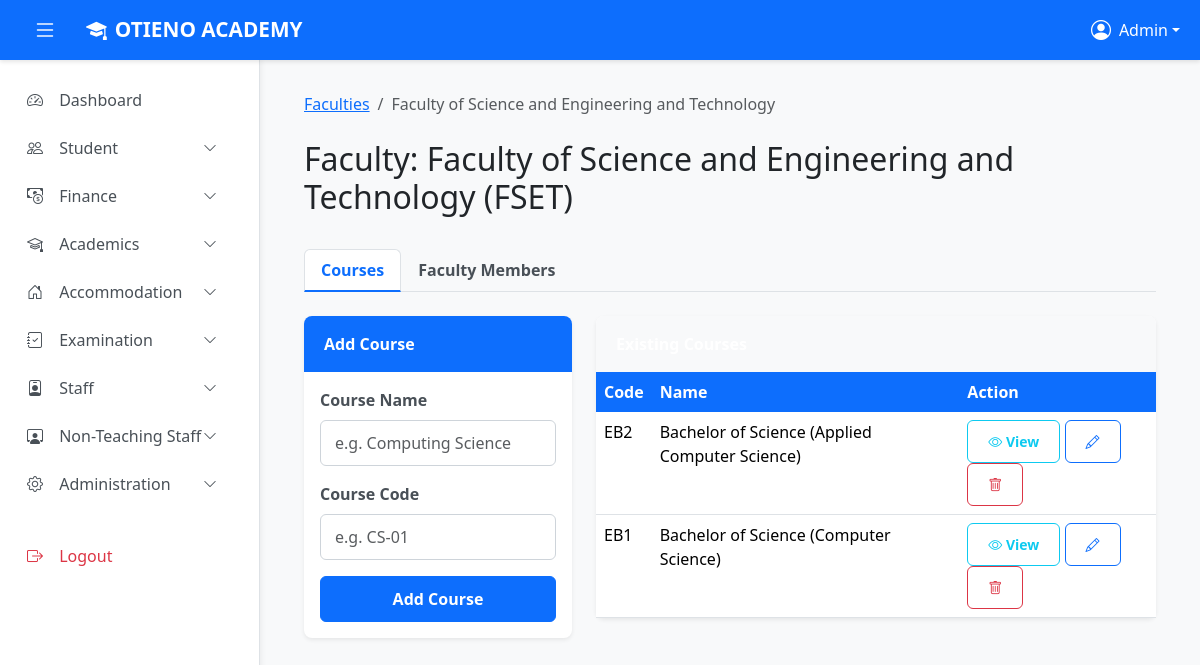
The page /admin/faculties/view.php?id=1 (signed in) on the database its author committed.
### tables this page shows
CREATE TABLE `faculties` (
  `id` int(11) NOT NULL AUTO_INCREMENT,
  `faculty_name` varchar(100) NOT NULL,
  `faculty_code` varchar(10) NOT NULL,
  `created_at` timestamp NOT NULL DEFAULT current_timestamp(),
  PRIMARY KEY (`id`),
  UNIQUE KEY `faculty_code` (`faculty_code`)
);

CREATE TABLE `courses` (
  `id` int(11) NOT NULL AUTO_INCREMENT,
  `faculty_id` int(11) NOT NULL,
  `course_name` varchar(150) NOT NULL,
  `course_code` varchar(20) NOT NULL,
  `level` enum('Certificate','Diploma','Bachelor','Masters','PhD') NOT NULL,
  `created_at` timestamp NOT NULL DEFAULT current_timestamp(),
  PRIMARY KEY (`id`),
  UNIQUE KEY `course_code` (`course_code`),
  CONSTRAINT `courses_ibfk_faculty` FOREIGN KEY (`faculty_id`) REFERENCES `faculties` (`id`) ON DELETE CASCADE
);

### app/Controllers/Admin/FacultyController.php (called while the page is built, shortened)
<?php
require_once __DIR__ . '/../../Models/Faculty.php';
require_once __DIR__ . '/../../Models/Program.php';
class FacultyController extends Controller {
    private $facultyModel;
    private $programModel;
    public function __construct() {
        $this->facultyModel = new Faculty();
        $this->programModel = new Program();
    }
    public function view($id) {
        $faculty = $this->facultyModel->getById($id);
        $faculty['programs'] = $this->programModel->getByFaculty($id);
        $faculty['staff'] = $this->facultyModel->getStaff($id);
        return $faculty;
    }
}

### app/Models/Model.php (called while the page is built, shortened)
<?php
class Model {
    public function __construct() {
        global $conn;
        $this->conn = $conn;
    }
}
?>

### app/Models/Faculty.php (called while the page is built, shortened)
<?php
require_once 'Model.php';
class Faculty extends Model {
    public function getById($id) {
        $stmt = $this->conn->prepare("SELECT * FROM faculties WHERE id = ?");
        $stmt->bind_param("i", $id);
        $stmt->execute();
        return $stmt->get_result()->fetch_assoc();
    }
    public function getStaff($faculty_id) {
        $stmt = $this->conn->prepare("SELECT fs.*, u.first_name, u.last_name, u.email FROM faculty_staff fs JOIN users u ON fs.user_id = u.id WHERE fs.faculty_id = ?");
        $stmt->bind_param("i", $faculty_id);
        $stmt->execute();
        return $stmt->get_result()->fetch_all(MYSQLI_ASSOC);
    }
}

### app/Models/Program.php (called while the page is built, shortened)
<?php
require_once 'Model.php';
class Program extends Model {
    public function getByFaculty($faculty_id) {
        $stmt = $this->conn->prepare("SELECT id, course_name as program_name, course_code as program_code FROM courses WHERE faculty_id = ? ORDER BY course_name ASC");
        $stmt->bind_param("i", $faculty_id);
        $stmt->execute();
        return $stmt->get_result()->fetch_all(MYSQLI_ASSOC);
    }
}

### admin/faculties/view.php (the view, shortened to what this page needs)
<?php
require_once '../../app/Controllers/Admin/FacultyController.php';
$facultyId = $_GET['id'] ?? null;
$facultyController = new FacultyController();
$faculty = $facultyController->view($facultyId);
?>
<!DOCTYPE html>
<html lang="en">
<head>
    <link href="https://cdn.jsdelivr.net/npm/bootstrap@5.3.3/dist/css/bootstrap.min.css" rel="stylesheet">
    <link href="https://cdn.jsdelivr.net/npm/bootstrap-icons@1.11.3/font/bootstrap-icons.css" rel="stylesheet">
    <link href="../assets/main.css" rel="stylesheet"/>
</head>
<body>
    <?php include '../partials/top_navbar.php'; ?>
    <?php include '../partials/sidebar.php'; ?>
    <main class="main-content" id="mainContent">
        <div class="container-fluid">
            <nav aria-label="breadcrumb" class="mb-4">
                <ol class="breadcrumb">
                    <li class="breadcrumb-item"><a href="manage.php">Faculties</a></li>
                    <li class="breadcrumb-item active"><?php echo htmlspecialchars($faculty['faculty_name']); ?></li>
                </ol>
            </nav>
            <div class="row mb-4">
                <div class="col-12 d-flex justify-content-between align-items-center">
                    <h2>Faculty: <?php echo htmlspecialchars($faculty['faculty_name']); ?> (<?php echo htmlspecialchars($faculty['faculty_code']); ?>)</h2>
                </div>
            </div>
            <ul class="nav nav-tabs mb-4" id="facultyTabs" role="tablist">
                <li class="nav-item">
                    <button class="nav-link active" id="courses-tab" data-bs-toggle="tab" data-bs-target="#courses" type="button">Courses</button>
                </li>
                <li class="nav-item">
                    <button class="nav-link" id="staff-tab" data-bs-toggle="tab" data-bs-target="#staff" type="button">Faculty Members</button>
                </li>
            </ul>
            <div class="tab-content" id="facultyTabsContent">
                <div class="tab-pane fade show active" id="courses" role="tabpanel">
                    <div class="row">
                        <div class="col-lg-4">
                            <div class="card shadow-sm">
                                <div class="card-header bg-primary text-white">Add Course</div>
                                <div class="card-body">
                                    <form method="post">
                                        <div class="mb-3"><label class="form-label">Course Name</label><input type="text" name="program_name" class="form-control" placeholder="e.g. Computing Science" required></div>
                                        <div class="mb-3"><label class="form-label">Course Code</label><input type="text" name="program_code" class="form-control" placeholder="e.g. CS-01" required></div>
                                        <button class="btn btn-primary w-100">Add Course</button>
                                    </form>
                                </div>
                            </div>
                        </div>
                        <div class="col-lg-8">
                            <div class="card shadow-sm">
                                <div class="card-header bg-light">Existing Courses</div>
                                <div class="card-body p-0">
                                    <table class="table table-hover mb-0">
                                        <thead class="table-light"><tr><th>Code</th><th>Name</th><th>Action</th></tr></thead>
                                        <tbody>
                                            <?php foreach ($faculty['programs'] as $p): ?>
                                            <tr>
                                                <td><?php echo htmlspecialchars($p['program_code']); ?></td>
                                                <td><?php echo htmlspecialchars($p['program_name']); ?></td>
                                                <td>
                                                    <a href="../courses/view.php?id=<?php echo $p['id']; ?>" class="btn btn-sm btn-outline-info"><i class="bi bi-eye"></i> View</a>
                                                    <button class="btn btn-sm btn-outline-primary edit-program-btn"
                                                        data-bs-toggle="modal" data-bs-target="#editCourseModal"
                                                        data-id="<?php echo $p['id']; ?>"
                                                        data-name="<?php echo htmlspecialchars($p['program_name']); ?>"
                                                        data-code="<?php echo htmlspecialchars($p['program_code']); ?>"><i class="bi bi-pencil"></i></button>
                                                    <form method="post" class="d-inline" onsubmit="return confirm('Delete Course? All associated units will be removed.');">
                                                        <button class="btn btn-sm btn-outline-danger"><i class="bi bi-trash"></i></button>
                                                    </form>
                                                </td>
                                            </tr>
                                            <?php endforeach; ?>
                                        </tbody>
                                    </table>
                                </div>
                            </div>
                        </div>
                    </div>
                </div>
            </div>
        </div>
    </main>
</body>
</html>

### admin/assets/main.css (style rules this page uses)
:root { --sidebar-width: 260px; --navbar-height: 60px; }
body { background-color: #f8f9fa; font-family: 'Segoe UI', Tahoma, Geneva, Verdana, sans-serif; }
.main-content { margin-top: var(--navbar-height); margin-left: var(--sidebar-width); transition: margin-left 0.3s ease; padding: 2rem; }
.card { border: none; border-radius: 8px; box-shadow: 0 2px 4px rgba(0, 0, 0, 0.05); margin-bottom: 1.5rem; }
.card-header { background-color: #0d6efd; color: white; border: none; border-radius: 8px 8px 0 0 !important; padding: 1rem 1.25rem; font-weight: 600; }
.table thead th { background-color: #0d6efd; color: white; border: none; font-weight: 600; white-space: nowrap; }
.table tbody tr { transition: background-color 0.2s ease; }
.form-label { font-weight: 600; color: #495057; margin-bottom: 0.5rem; }
.form-control, .form-select { border-radius: 6px; border: 1px solid #ced4da; padding: 0.625rem 0.875rem; }
.btn { border-radius: 6px; padding: 0.625rem 1.25rem; font-weight: 600; }
.btn-primary { background-color: #0d6efd; border-color: #0d6efd; }
.nav-tabs .nav-link { color: #495057; font-weight: 600; }
.nav-tabs .nav-link.active { color: #0d6efd; border-bottom: 2px solid #0d6efd; }

### rows shown on the page
faculties: faculty_name "Faculty of Science and Engineering and Technology", faculty_code "FSET"
courses: course_code "EB2", course_name "Bachelor of Science (Applied Computer Science)"
courses: course_code "EB1", course_name "Bachelor of Science (Computer Science)"

### other values the page prints
$admin_name "Admin"
